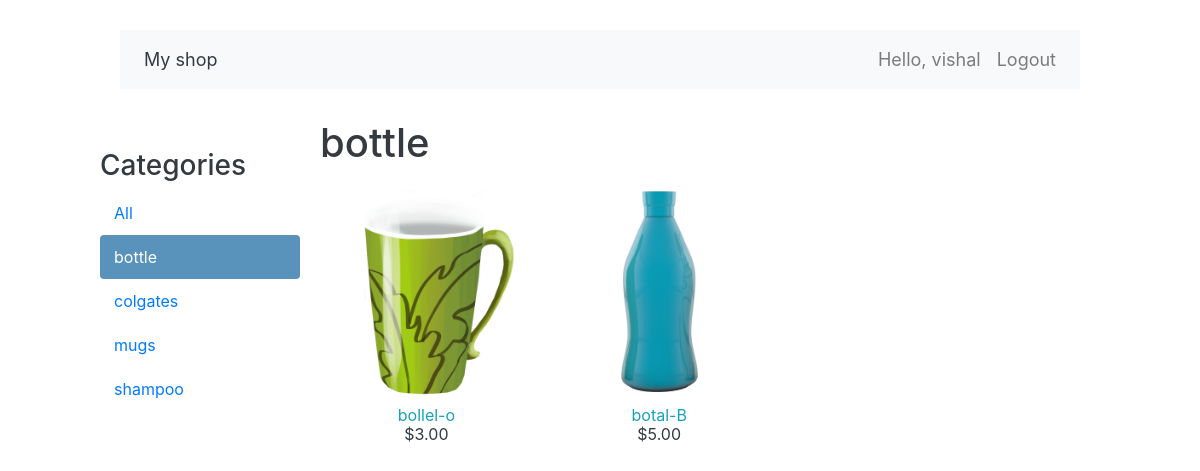
The page /bottle/ (signed in) on the database its author committed.
### spm_ck/models.py (models this page shows, shortened)
class Category(models.Model):
    name = models.CharField(max_length=200,
                            db_index=True)
    slug = models.SlugField(max_length=200,
                            unique=True)
    class Meta:
        ordering = ('name',)
        verbose_name = 'category'
        verbose_name_plural = 'categories'
    def get_absolute_url(self):
            return reverse('spm_ck:product_list_by_category',
                           args=[self.slug])

class Product(models.Model):
    category = models.ForeignKey(Category,
                                 related_name='products',
                             on_delete=models.CASCADE)
    name = models.CharField(max_length=200, db_index=True)
    slug = models.SlugField(max_length=200, db_index=True)
    image = models.ImageField(upload_to='products/%Y/%m/%d',
                              blank=True)
    description = models.TextField(blank=True)
    price = models.DecimalField(max_digits=10, decimal_places=2)
    available = models.BooleanField(default=True)
    created = models.DateTimeField(auto_now_add=True)
    updated = models.DateTimeField(auto_now=True)
    class Meta:
        ordering = ('name',)
        index_together = (('id', 'slug'),)
    def get_absolute_url(self):
            return reverse('spm_ck:product_detail',
                           args=[self.id, self.slug])

### spm_ck/views.py (the view)
# urls.py: path('', views.product_list, name='product_list'),
@login_required(login_url='spm_ck:login')
def product_list(request, category_slug=None):
    category = None
    categories = Category.objects.all()
    products = Product.objects.filter(available=True)
    if category_slug:
        category = get_object_or_404(Category, slug=category_slug)
        products = products.filter(category=category)
    return render(request,
                  'spm_ck/product/list.html',
                  {'category': category,
                   'categories': categories,
                   'products': products})

### spm_ck/templates/spm_ck/product/list.html (shortened to what this page needs)
{% extends "spm_ck/base.html" %}
{% load static %}
{% block content %}
  <div id="sidebar" class="container text-dark">
    <h3>Categories</h3>
    <ul>
      <li {% if not category %}class="selected"{% endif %}>
        <a href="{% url 'spm_ck:product_list' %}">All</a>
      </li>
      {% for c in categories %}
        <li {% if category.slug == c.slug %}class="selected text-dark"{% endif %}>
          <a href="{{ c.get_absolute_url }}" class="ext-info">{{ c.name }}</a>
        </li>
      {% endfor %}
    </ul>
  </div>
  <div class="container text-dark"  >
    <div id="main" class="product-list">
      <h1>{% if category %}{{ category.name }}{% else %}Products{% endif %}</h1>
      {% for product in products %}
        <div class="item">
          <a href="{{ product.get_absolute_url }}">
            <img src="{% if product.image %}{{ product.image.url }}{% else %}{% static 'img/no_image.png' %}{% endif %}">
          </a>
          <a href="{{ product.get_absolute_url }}" class="text-info">{{ product.name }}</a><br>
          ${{ product.price }}
        </div>
      {% endfor %}
    </div>
{% endblock %}

### spm_ck/templates/spm_ck/base.html (shortened to what this page needs)
{% load static %}
<!DOCTYPE html>
<html>
<head>
  <link href="{% static 'css/base.css' %}" rel="stylesheet">
  <link rel="stylesheet" href="https://maxcdn.bootstrapcdn.com/bootstrap/4.0.0/css/bootstrap.min.css">
  <link href="https://cdn.jsdelivr.net/npm/bootstrap@5.0.0-beta1/dist/css/bootstrap.min.css" rel="stylesheet">
  <link rel="stylesheet" href="https://stackpath.bootstrapcdn.com/bootstrap/4.5.2/css/bootstrap.min.css">
  <link rel="stylesheet" href="https://maxcdn.bootstrapcdn.com/font-awesome/4.7.0/css/font-awesome.min.css">
</head>
<body>
  <div id="header" class="bs-example">
    <nav class="navbar navbar-expand-md navbar-light bg-light">
        <div class="collapse navbar-collapse" id="navbarCollapse">
            <div class="navbar-nav">
                <a href="/" class="nav-item nav-link brand-logo text-dark">My shop</a>
            </div>
            <div class="navbar-nav ml-auto">
                <span class="nav-item nav-link">Hello, {{request.user}}</span>
                <a href="{% url 'spm_ck:logout' %}" class="nav-item nav-link">Logout</a>
            </div>
        </div>
    </nav>
  </div>
  <div id="content">
    {% block content %}
    {% endblock %}
</body>
</html>

### spm_ck/static/css/base.css (style rules this page uses)
body { background-color: #ecf0f1 ; margin:0; padding:0; font-family:helvetica, sans-serif; }
h1, h2, h3, h4, h5 , h6 { font-family: 'Ubuntu', sans-serif; font-weight:normal; }
a { text-decoration:none; color:#5993bb; }
#header { padding:10px 100px; font-size:18px; overflow:auto; }
#content { padding:0 100px; overflow:hidden; }
#sidebar { width:220px; padding:30px 20px 0 0; float:left; }
#sidebar ul { margin:0; padding:0; }
#sidebar ul li { margin:0; list-style:none; padding:10px 14px; }
#sidebar ul li a { display:block; }
#sidebar ul li.selected { background:#5993bb; border-radius:4px; }
#sidebar ul li.selected a { color:#fff; }
#main { float:left; width: 96%; margin-right:-220px; overflow:hidden; }
.product-list .item { width:25%; padding:10px 20px 10px 0; float:left; text-align:center; line-height:1.2; }
.product-list .item img { width:100%; margin-bottom:8px; }

### spm_ck/templates/spm_ck/base.html (style rules this page uses)
.bs-example { margin: 20px; }

### rows shown on the page
Category: name "bottle"
Category: name "colgates"
Category: name "mugs"
Category: name "shampoo"
Product: image (picture), name "bollel-o", price "3.00"
Product: image (picture), name "botal-B", price "5.00"

### other values the page prints
{{ request.user }} "vishal"
